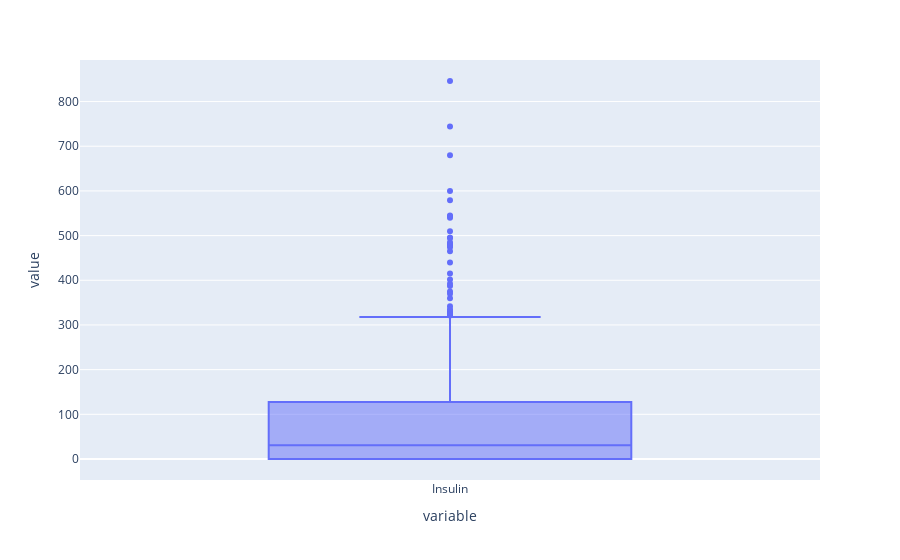

Notebook code for this chart:
### Code cell
fig = px.box(df_box2)
fig.show()

### Figure 1 — Plotly figure (JSON) as saved in the notebook; plotly's stock layout.template omitted (floating-point values rounded to 4 significant figures; data arrays with more than 128 entries replaced by an {"elided": "..."} marker saying what was removed)
{"data": [{"alignmentgroup": "True", "hovertemplate": "variable=%{x}<br>value=%{y}<extra></extra>", "legendgroup": "", "marker": {"color": "#636efa"}, "name": "", "notched": false, "offsetgroup": "", "orientation": "v", "showlegend": false, "type": "box", "x": {"elided": "768 str values"}, "x0": " ", "xaxis": "x", "y": {"elided": "768 int values"}, "y0": " ", "yaxis": "y"}], "layout": {"boxmode": "group", "legend": {"tracegroupgap": 0}, "margin": {"t": 60}, "xaxis": {"anchor": "y", "domain": [0, 1], "title": {"text": "variable"}}, "yaxis": {"anchor": "x", "domain": [0, 1], "title": {"text": "value"}}}}
